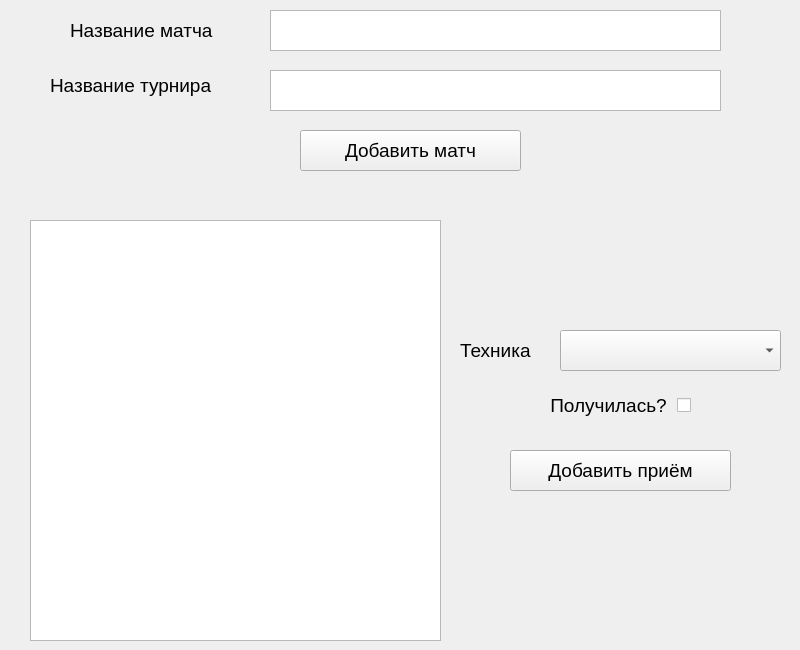
<?xml version="1.0" encoding="UTF-8"?>
<ui version="4.0">
 <class>AddMatchForm</class>
 <widget class="QWidget" name="AddMatchForm">
  <property name="geometry">
   <rect>
    <x>0</x>
    <y>0</y>
    <width>800</width>
    <height>650</height>
   </rect>
  </property>
  <property name="baseSize">
   <size>
    <width>1280</width>
    <height>720</height>
   </size>
  </property>
  <property name="windowTitle">
   <string>Form</string>
  </property>
  <widget class="QTextEdit" name="match_name_text_edit">
   <property name="geometry">
    <rect>
     <x>270</x>
     <y>10</y>
     <width>451</width>
     <height>41</height>
    </rect>
   </property>
   <property name="font">
    <font>
     <pointsize>14</pointsize>
    </font>
   </property>
  </widget>
  <widget class="QLabel" name="match_name_label">
   <property name="enabled">
    <bool>true</bool>
   </property>
   <property name="geometry">
    <rect>
     <x>70</x>
     <y>20</y>
     <width>181</width>
     <height>21</height>
    </rect>
   </property>
   <property name="font">
    <font>
     <pointsize>14</pointsize>
    </font>
   </property>
   <property name="layoutDirection">
    <enum>Qt::RightToLeft</enum>
   </property>
   <property name="autoFillBackground">
    <bool>true</bool>
   </property>
   <property name="text">
    <string>Название матча</string>
   </property>
  </widget>
  <widget class="QTextEdit" name="tournament_name_text_edit">
   <property name="geometry">
    <rect>
     <x>270</x>
     <y>70</y>
     <width>451</width>
     <height>41</height>
    </rect>
   </property>
   <property name="font">
    <font>
     <pointsize>14</pointsize>
    </font>
   </property>
  </widget>
  <widget class="QLabel" name="tournament_name_label">
   <property name="geometry">
    <rect>
     <x>50</x>
     <y>70</y>
     <width>201</width>
     <height>31</height>
    </rect>
   </property>
   <property name="font">
    <font>
     <pointsize>14</pointsize>
    </font>
   </property>
   <property name="autoFillBackground">
    <bool>false</bool>
   </property>
   <property name="text">
    <string>Название турнира</string>
   </property>
  </widget>
  <widget class="QPushButton" name="add_match_button">
   <property name="geometry">
    <rect>
     <x>300</x>
     <y>130</y>
     <width>221</width>
     <height>41</height>
    </rect>
   </property>
   <property name="font">
    <font>
     <pointsize>14</pointsize>
    </font>
   </property>
   <property name="text">
    <string>Добавить матч</string>
   </property>
  </widget>
  <widget class="QTableView" name="techincs_table">
   <property name="geometry">
    <rect>
     <x>30</x>
     <y>220</y>
     <width>411</width>
     <height>421</height>
    </rect>
   </property>
   <property name="font">
    <font>
     <pointsize>14</pointsize>
    </font>
   </property>
   <property name="editTriggers">
    <set>QAbstractItemView::NoEditTriggers</set>
   </property>
   <attribute name="horizontalHeaderVisible">
    <bool>false</bool>
   </attribute>
   <attribute name="verticalHeaderVisible">
    <bool>false</bool>
   </attribute>
  </widget>
  <widget class="QPushButton" name="add_technic_button">
   <property name="geometry">
    <rect>
     <x>510</x>
     <y>450</y>
     <width>221</width>
     <height>41</height>
    </rect>
   </property>
   <property name="font">
    <font>
     <pointsize>14</pointsize>
    </font>
   </property>
   <property name="text">
    <string>Добавить приём</string>
   </property>
  </widget>
  <widget class="QLabel" name="technic_name_label">
   <property name="geometry">
    <rect>
     <x>460</x>
     <y>340</y>
     <width>91</width>
     <height>20</height>
    </rect>
   </property>
   <property name="font">
    <font>
     <pointsize>14</pointsize>
    </font>
   </property>
   <property name="autoFillBackground">
    <bool>false</bool>
   </property>
   <property name="text">
    <string>Техника</string>
   </property>
  </widget>
  <widget class="QComboBox" name="technics_combo_box">
   <property name="geometry">
    <rect>
     <x>560</x>
     <y>330</y>
     <width>221</width>
     <height>41</height>
    </rect>
   </property>
   <property name="font">
    <font>
     <pointsize>14</pointsize>
    </font>
   </property>
   <property name="currentText">
    <string/>
   </property>
  </widget>
  <widget class="QCheckBox" name="successful_check_box">
   <property name="geometry">
    <rect>
     <x>520</x>
     <y>390</y>
     <width>171</width>
     <height>31</height>
    </rect>
   </property>
   <property name="font">
    <font>
     <pointsize>14</pointsize>
    </font>
   </property>
   <property name="layoutDirection">
    <enum>Qt::RightToLeft</enum>
   </property>
   <property name="text">
    <string>Получилась? </string>
   </property>
   <property name="autoRepeat">
    <bool>false</bool>
   </property>
   <property name="tristate">
    <bool>false</bool>
   </property>
  </widget>
 </widget>
 <resources/>
 <connections/>
</ui>
